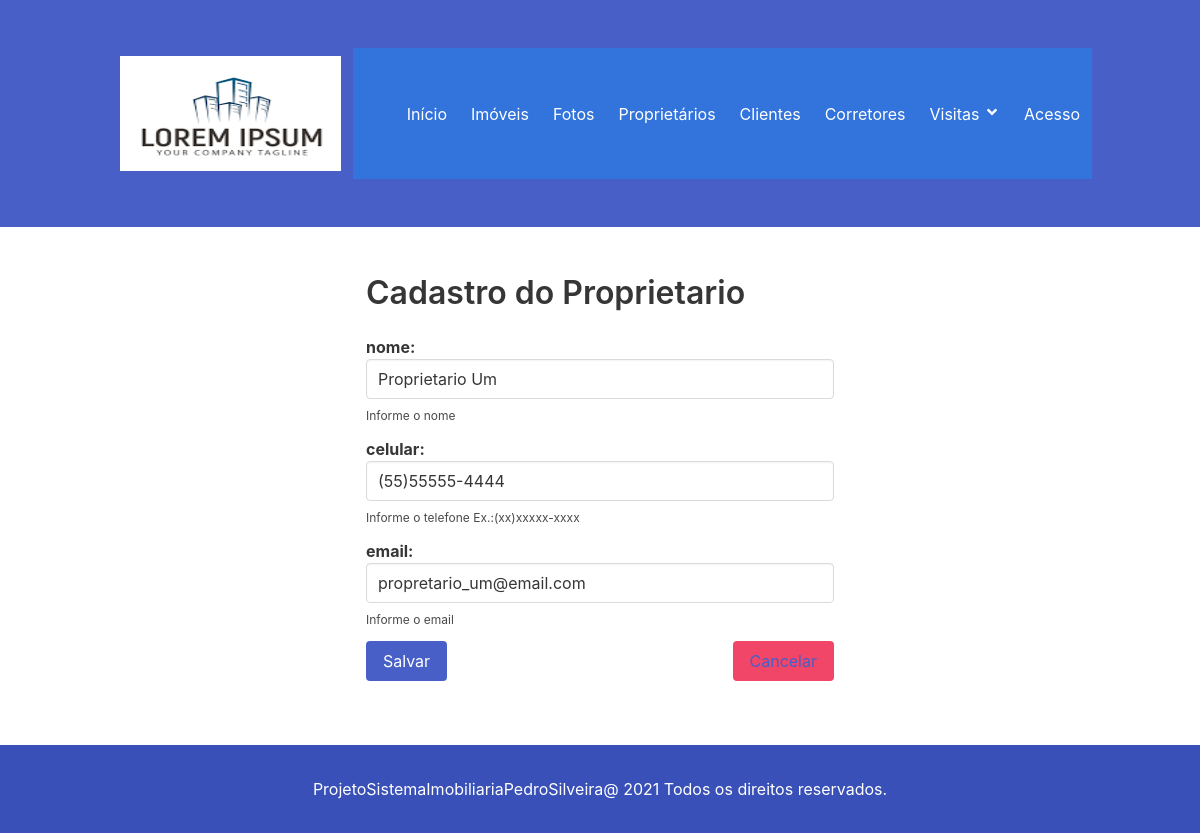
Screenshot of /1/proprietarios/editar/ with the database file from the repository.
### agenda/models.py (models this page shows, shortened)
class Proprietario(models.Model):
    nome = models.CharField('Nome', max_length=35, help_text='Informe o nome')
    celular = models.CharField('Celular', max_length=16, help_text='Informe o telefone Ex.:(xx)xxxxx-xxxx')
    email = models.EmailField('Email', max_length=100, help_text='Informe o email')
    class Meta:
        verbose_name = 'Proprietário'
        verbose_name_plural = 'Proprietários'

### agenda/views.py (the view)
# urls.py: path('<int:pk>/proprietarios/editar/', ProprietariosUpDateView.as_view(), name='proprietario_editar'),
class ProprietariosUpDateView(UpdateView):
    form_class = ProprietarioModelForm
    model = Proprietario
    template_name = 'proprietario_form.html'
    success_url = reverse_lazy('proprietarios')

### agenda/forms.py
class ProprietarioModelForm(forms.ModelForm):
    class Meta:
        model = Proprietario
        fields = '__all__'
        widgets = {
            'nome': forms.TextInput(
                attrs={'class': 'input', 'type': 'text', 'placeholder': 'Digite o nome do Proprietário'}),
            'celular': forms.TextInput(
                attrs={'class': 'input', 'type': 'tel', 'placeholder': 'Digite o telefone do proprietario'}),
            'email': forms.EmailInput(
                attrs={'class': 'input', 'type': 'mail', 'placeholder': 'Digite o email  do proprietario'}),
        }

### agenda/templates/proprietario_form.html (shortened to what this page needs)
{% extends 'base.html' %}
{% block content %}
<section class="section">
    <div class="container">
        <div class="columns is-mobile">
            <div class="column is-half is-offset-one-quarter">
                <h3 class="title is-size-3">Cadastro do Proprietario</h3>
                <form method="POST" enctype="multipart/form-data">
                    {% for field in form %}
                        <div class="field">
                        {% if field.html_name == 'foto' %}
                            {% if field.value is not empty %}
                                <img src="{{ foto.foto.thumb.url }}" class="img-fluid" alt=""/>
                                <label class="label is-capitalized"> {{ field }}</label>
                            {% else %}
                                <label class="label is capitalized"> {{ field.html_name }}: {{ field }}</label>
                            {% endif %}
                            {% else %}
                                <label class="label is capitalized"> {{ field.html_name }}: {{ field }}</label>
                            {% endif %}
                            {% if field.help_text %}
                                <p class="help">{{ field.help_text }}</p>
                            {% endif %}
                        </div>
                    {% endfor %}
                    <button class="button is-link is-primary" type="submit">Salvar</button>
                    <button class="button is-danger is-pulled-right" type="reset">
                        <a href="{% url 'proprietarios' %}">Cancelar</a>
                    </button>
                </form>
            </div>
        </div>
    </div>
</section>
{% endblock %}

### rows the page displays
Proprietario: form "Proprietario Um" "(55)55555-4444" "propretario_um@email.com"

### other values shown
{{ field.html_name }} "nome" "celular" "email"
{{ field.help_text }} "Informe o nome" "Informe o telefone Ex.:(xx)xxxxx-xxxx" "Informe o email"
